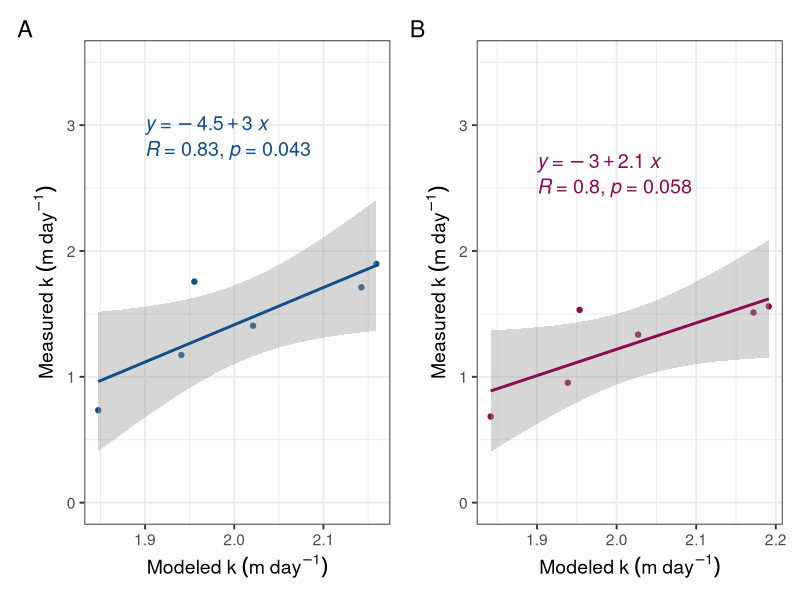
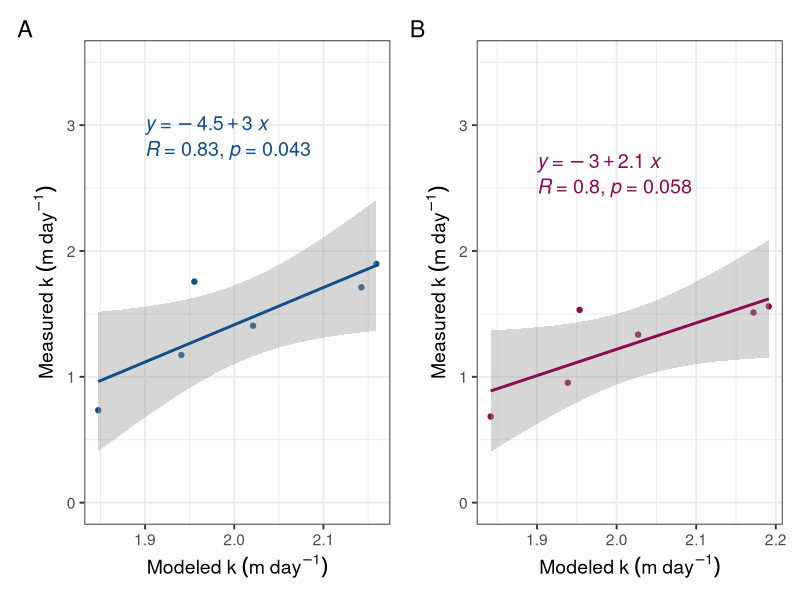

Recreate these plots in R, in order.
# Figure S2 K validation

# Compare modeled k values to measured k values

#load libraries
library(tidyverse)
library(dplyr)
library(ggpubr)
library(patchwork)


kvalues  <- read_csv("Data/k.csv")


# make fake data for the legend
legenddata <- data.frame(x=c(5,5),
                         y=c(10,10),
                         Gas=c(4,2))
a <- ggplot(kvalues)+
  geom_point(aes(x=k.co2.model, y=k600co2chamber), color="dodgerblue4")+
  geom_smooth(aes(x=k.co2.model, y=k600co2chamber), color="dodgerblue4", method='lm')+
  stat_regline_equation(aes(x=k.co2.model, y=k600co2chamber), label.x=1.9, label.y=3, color="dodgerblue4", size=5)+
  stat_cor(aes(x=k.co2.model, y=k600co2chamber), label.x=1.9, label.y=2.8, color="dodgerblue4", size=5)+
  ylim(0,3.5)+
  ylab(expression(Measured~k~(m~day^-1)))+
  xlab(expression(Modeled~k~(m~day^-1)))+
  theme_bw(base_size = 14)
b <- ggplot(kvalues)+
  geom_point(aes(x=k.ch4.model, y=k600ch4chamber), color="deeppink4")+
  geom_smooth(aes(x=k.ch4.model, y=k600ch4chamber), color="deeppink4", method='lm')+
  stat_regline_equation(aes(x=k.ch4.model, y=k600ch4chamber), label.x=1.9, label.y=2.7, color="deeppink4", size=5)+
  stat_cor(aes(x=k.ch4.model, y=k600ch4chamber), label.x=1.9, label.y=2.5, color="deeppink4", size=5)+
  ylim(0,3.5)+
  ylab(expression(Measured~k~(m~day^-1)))+
  xlab(expression(Modeled~k~(m~day^-1)))+
  theme_bw(base_size = 14)


a+b+
  plot_layout(guides ='collect')+plot_annotation(tag_levels = 'A')

ggsave("Figures/FigureS2.png", plot=last_plot())
